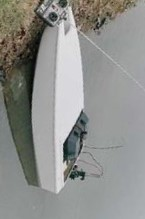
#> input picture 实验12 _SIFT/2.jpg, 145 x 219 px
$ python Match.py
#> lines starting #> are read from the running program, lines starting #| are printed output that depends on the picture; after the words box and inside, x2 and y2 are one past the last pixel; in counts of white or black regions, pixels touching at a corner belong together
### 实验12 _SIFT/code.py
import cv2
import numpy as np


def getGrad(img0):
    img = cv2.GaussianBlur(img0, ksize=(7, 7), sigmaX=1.03) * 1.0
    cannyKerX = np.array([[-3, -10, -3],
                          [0, 0, 0],
                          [3, 10, 3]])
    cannyKerY = np.array([[-3, 0, 3],
                          [-10, 0, 10],
                          [-3, 0, 3]])
    grad_x = cv2.filter2D(img, ddepth=-1, kernel=cannyKerX, anchor=(-1, -1)) / 16
    grad_y = cv2.filter2D(img, ddepth=-1, kernel=cannyKerY, anchor=(-1, -1)) / 16
    grad_norm = np.power(np.add(np.power(grad_x, 2), np.power(grad_y, 2)), 0.5)
    grad_direct = np.arctan(np.divide(grad_y, np.add(grad_x, 0.000001)))
    M = grad_norm.shape[0]
    N = grad_norm.shape[1]
    for i in range(M):
        for j in range(N):
            if grad_x[i, j] < 0:
                grad_direct[i, j] = grad_direct[i, j] + np.pi
            if grad_direct[i, j] < 0:
                grad_direct[i, j] = grad_direct[i, j] + (np.pi * 2)
    tmpimg = np.array(img0)  # np.array Gouzao
    #cv2.imshow("grayImg", tmpimg)
    #cv2.waitKey(0)
    for i in range(0, M, 10):
        for j in range(0, N, 10):
            endx = i + int(np.cos(grad_direct[i, j]) * 5)
            endy = j + int(np.sin(grad_direct[i, j]) * 5)
            tmpimg = cv2.line(tmpimg, (j, i), (endy, endx), 255)  # Draw Direction
    #cv2.imshow("theGrad", tmpimg)
    #cv2.waitKey(0)
    return grad_norm, grad_direct


def subGraph(img, direct, x, y, main_direct):
    N = img.shape[0]
    M = img.shape[1]
    ret = np.zeros((16, 16))
    ret2 = np.zeros((16, 16))
    for i in range(-8, 8):
        for j in range(-8, 8):
            r = np.power((np.power(i, 2) + np.power(j, 2)), 0.5)
            theta = np.arctan(j * 1.0 / (i + 0.000001))
            if i < 0:
                theta += np.pi
            if theta < 0:
                theta += (np.pi * 2)
            theta += main_direct
            if theta > (np.pi * 2):
                theta -= (np.pi * 2)
            rx = x * 1.0 + r * np.cos(theta)
            ry = y * 1.0 + r * np.sin(theta)
            rx = min(int(np.rint(rx)), N - 1)
            rx = max(rx, 0)
            ry = min(int(np.rint(ry)), M - 1)
            ry = max(ry, 0)
            ret[i + 8, j + 8] = img[rx, ry]
            ret2[i + 8, j + 8] = direct[rx, ry] - main_direct
            if ret2[i + 8, j + 8] < 0:
                ret2[i + 8, j + 8] = ret2[i + 8, j + 8] + (np.pi * 2)
    return ret, ret2


def getKPandDES(img, MaxCorner):
    M = img.shape[0]
    N = img.shape[1]
    kp = cv2.goodFeaturesToTrack(img, maxCorners=MaxCorner,
                                 qualityLevel=0.03, minDistance=10)
    kp = kp.tolist()
    MaxCorner = len(kp)
    des = np.zeros((MaxCorner, 128))
    grad_norm, grad_direct = getGrad(img)
    main_direct_list = [0.0] * MaxCorner
    for ip in range(MaxCorner):
        p = kp[ip]
        y = int(p[0][0])
        x = int(p[0][1])
        if ((x - 8 < 1) or (x + 8 > M - 1)
                or (y - 8 < 1) or (y + 8 > N - 1)):
            continue
        sub_norm = np.array(grad_norm[x - 8:x + 8, y - 8:y + 8])
        sub_direct = np.array(grad_direct[x - 8:x + 8, y - 8:y + 8])
        main_direct_bin = np.zeros((1, 36))
        for i in range(16):
            for j in range(16):
                ind = int(sub_direct[i, j] * 18 / np.pi)
                main_direct_bin[0, ind] += sub_norm[i, j]
        main_direct = np.argmax(main_direct_bin) * (np.pi / 18) + (np.pi / 36)
        sub_norm, sub_direct = subGraph(img, grad_direct, x, y, main_direct)
        main_direct_list[ip] = main_direct
        deslist = [0.0] * 128
        for i in range(16):
            for j in range(16):
                ind = (((i // 4) * 4) + (j // 4)) * 8
                ind += int(sub_direct[i, j] * 4 / np.pi)
                deslist[ind] += sub_norm[i, j]
        des[ip, :] = np.reshape(np.array(deslist), (1, 128))
    img_tmp = np.array(img)
    for ip in range(MaxCorner):
        begy = int(kp[ip][0][0])
        begx = int(kp[ip][0][1])
        endy = begy + int(30 * np.sin(main_direct_list[ip]))
        endx = begx + int(30 * np.cos(main_direct_list[ip]))
        img_tmp = cv2.line(img_tmp, (begy, begx), (endy, endx), 255, 2)
    #cv2.imshow("Direction", img_tmp)
    #cv2.waitKey(0)
    kplist = []
    for i in range(MaxCorner):
        x = kp[i][0][0]
        y = kp[i][0][1]
        kplist.append(cv2.KeyPoint(x, y, _size=grad_norm[int(y), int(x)]))
    return kplist, np.array(des, dtype=np.float32)


# [47 lines left out: functions getIMGpyramid, drawKPDES, not called in this run]

### 实验12 _SIFT/Match.py
import cv2
import numpy as np
from code import *
import os
import pickle as pk


def countMatchNumber(kp1, des1, data):
    res = 0
    KPDESlist = data["KPDESlist"]
    for i in range(len(KPDESlist)):
        des2 = KPDESlist[i]["des"]
        shape2 = KPDESlist[i]["gsize"]
        bf = cv2.BFMatcher()
        matches = bf.knnMatch(des1, des2, k=2)
        nice_match = []
        for m, n in matches:
            if m.distance < 0.75 * n.distance:
                nice_match.append([m])
        if len(nice_match) > res:
            res = len(nice_match)
    print("Matched Points:", res)
    return res


def showBestMatch(img_target, kp1, des1, dataID):
    f = open(dataID, "rb")
    data = pk.load(f)
    f.close()
    img_data = data["img"]
    imgName = data["filename"]
    print()
    print("Match Best: '{0}' ".format(imgName))
    KPDESlist = data["KPDESlist"]
    maxNum = 0
    maxID = 0
    bf = cv2.BFMatcher()
    for i in range(len(KPDESlist)):
        des2 = KPDESlist[i]["des"]
        shape2 = KPDESlist[i]["gsize"]
        matches = bf.knnMatch(des1, des2, k=2)
        nice_match = []
        for m, n in matches:
            if m.distance < 0.8 * n.distance:
                nice_match.append([m])
        if len(nice_match) > maxNum:
            maxNum = len(nice_match)
            maxID = i
    drawKPDES(img_target, kp1, des1, img_data, KPDESlist[maxID])


if __name__ == "__main__":
    tofind = "2.jpg"
    img_target_color = cv2.imread(tofind, cv2.IMREAD_COLOR)
#> img_target_color is the input picture: shape (219, 145, 3); mean B, G, R 139.9, 143.1, 142.2
    img_target = cv2.imread(tofind, cv2.IMREAD_GRAYSCALE)
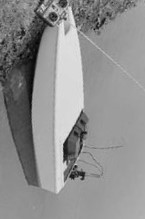
#> img_target: shape (219, 145); min 0, max 243, mean 142.5
    kp1, des1 = getKPandDES(img_target, 200)
#> in getKPandDES, `kp = cv2.goodFeaturesToTrack(img, maxCorners=MaxCorner, qualityLevel=0..`: kp = 53 rows, first 8: [65, 161], [81, 177], [65, 19], [76, 166], [82, 111], [86, 132], [70, 176], [44, 16]
#> in getKPandDES, `kp = kp.tolist()`: kp = 53 items
#> in getKPandDES, `MaxCorner = len(kp)`: MaxCorner = 53
#> in getGrad, `grad_y = cv2.filter2D(img, ddepth=-1, kernel=cannyKerY, anchor=(-1, -1..`:
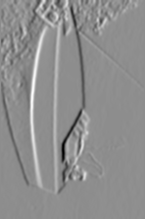
#> grad_y: shape (219, 145) float64; min -113.2, max 90.44, mean 0.6; drawn with min black and max white
#> in getGrad, `grad_norm = np.power(np.add(np.power(grad_x, 2), np.power(grad_y, 2)),..`:
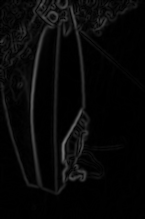
#> grad_norm: shape (219, 145) float64; min 0, max 115.1, mean 8.2
#> after the loop in getGrad, `for i in range(M):`:
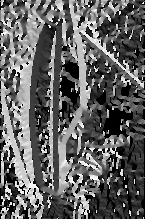
#> grad_direct: shape (219, 145) float64; min 0, max 6.28, mean 2.43; drawn with min black and max white
#> after the loop in getGrad, `for i in range(0, M, 10):`:
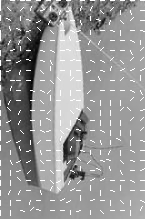
#> tmpimg: shape (219, 145); 5.2% of pixels changed, all inside (x1, y1, x2, y2) = (0, 0, 145, 216)
#> in getKPandDES, `main_direct_list = [0.0] * MaxCorner`: main_direct_list = 53 values from 0 to 0
#> the loop in getKPandDES, `for ip in range(MaxCorner):` made 53 passes
#> (y, x) on passes 1 to 12: (65, 161), (81, 177), (65, 19), (76, 166), (82, 111), (86, 132), (70, 176), (44, 16), (43, 5), (53, 8), (20, 38), (94, 29)
#> after the loop in getKPandDES, `for ip in range(MaxCorner):`: main_direct_list = 53 values, max 5.15 at index 45, min 0 at index 8, mean 2.43
#> the loop in getKPandDES, `for ip in range(MaxCorner):` made 53 passes
#> (begy, begx, endy, endx) on passes 1 to 12: (65, 161, 36, 163), (81, 177, 88, 205), (65, 19, 37, 26), (76, 166, 78, 137), (82, 111, 55, 99), (86, 132, 114, 139), (70, 176, 46, 159), (44, 16, 61, -8), (43, 5, 43, 35), (53, 8, 53, 38), (20, 38, -8, 31), (94, 29, 115, 50)
#> pass 1, in getKPandDES, `img_tmp = cv2.line(img_tmp, (begy, begx), (endy, endx), 255, 2)`:
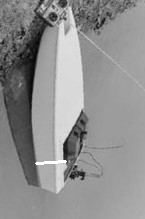
#> img_tmp: shape (219, 145); 0.29% of pixels changed, all inside (x1, y1, x2, y2) = (35, 160, 67, 165)
#> after the loop in getKPandDES, `for ip in range(MaxCorner):`:
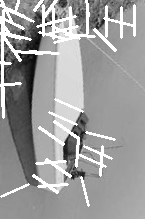
#> img_tmp: shape (219, 145); min 0, max 255, mean 156.4
#> the loop in getKPandDES, `for i in range(MaxCorner):` made 1 pass
#> after the loop in getKPandDES, `for i in range(MaxCorner):`: kplist = []
#> (the run stopped early here; a loop or call above may not have finished)

$ run again, with 实验12 _SIFT/1.jpg copied over 实验12 _SIFT/2.jpg
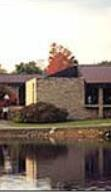
#> input picture 实验12 _SIFT/1.jpg, 111 x 192 px
#> img_target_color is the input picture: shape (192, 111, 3); mean B, G, R 128, 137.1, 149.2
#> in getKPandDES, `kp = cv2.goodFeaturesToTrack(img, maxCorners=MaxCorner, qualityLevel=0..`: kp = 54 rows, first 8: [73, 57], [6, 96], [27, 104], [4, 110], [50, 52], [17, 66], [34, 79], [107, 134]
#> in getKPandDES, `kp = kp.tolist()`: kp = 54 items
#> MaxCorner = 54
#> after the loop in getGrad, `for i in range(0, M, 10):`:
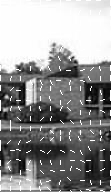
#> tmpimg: shape (192, 111); min 1, max 255, mean 145.5
#> in getKPandDES, `main_direct_list = [0.0] * MaxCorner`: main_direct_list = 54 values from 0 to 0
#> the loop in getKPandDES, `for ip in range(MaxCorner):` made 54 passes
#> after the loop in getKPandDES, `for ip in range(MaxCorner):`: main_direct_list = 54 values, max 6.2 at index 47, min 0 at index 1, mean 2.1
#> the loop in getKPandDES, `for ip in range(MaxCorner):` made 54 passes
#> (begy, begx, endy, endx) on passes 1 to 8: (73, 57, 90, 33), (6, 96, 6, 126), (27, 104, 56, 102), (4, 110, 4, 140), (50, 52, 23, 40), (17, 66, 5, 39), (34, 79, 46, 106), (107, 134, 107, 164)
#> after the loop in getKPandDES, `for ip in range(MaxCorner):`:
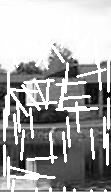
#> img_tmp: shape (192, 111); min 1, max 255, mean 165.5
#> the loop in getKPandDES, `for i in range(MaxCorner):` made 1 pass
#> after the loop in getKPandDES, `for i in range(MaxCorner):`: kplist = []

$ run again, with 实验12 _SIFT/3.jpg copied over 实验12 _SIFT/2.jpg
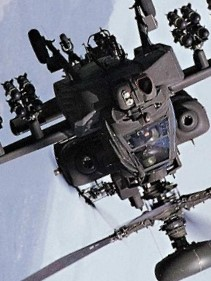
#> input picture 实验12 _SIFT/3.jpg, 211 x 281 px
#> img_target_color is the input picture: shape (281, 211, 3); mean B, G, R 135.4, 125.9, 122.7
#> in getKPandDES, `kp = cv2.goodFeaturesToTrack(img, maxCorners=MaxCorner, qualityLevel=0..`: kp = 154 rows, first 8: [111, 181], [136, 182], [170, 25], [50, 56], [155, 198], [178, 42], [184, 31], [189, 4]
#> in getKPandDES, `kp = kp.tolist()`: kp = 154 items
#> MaxCorner = 154
#> after the loop in getGrad, `for i in range(0, M, 10):`:
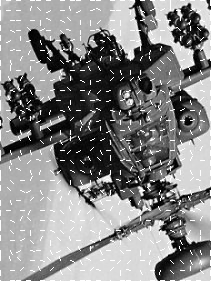
#> tmpimg: shape (281, 211); min 0, max 255, mean 131.9
#> in getKPandDES, `main_direct_list = [0.0] * MaxCorner`: main_direct_list = 154 values from 0 to 0
#> the loop in getKPandDES, `for ip in range(MaxCorner):` made 154 passes
#> after the loop in getKPandDES, `for ip in range(MaxCorner):`: main_direct_list = 154 values, max 6.02 at index 32, min 0 at index 7, mean 2.61
#> the loop in getKPandDES, `for ip in range(MaxCorner):` made 154 passes
#> (begy, begx, endy, endx) on passes 1 to 3: (111, 181, 123, 208), (136, 182, 143, 210), (170, 25, 142, 32)
#> after the loop in getKPandDES, `for ip in range(MaxCorner):`:
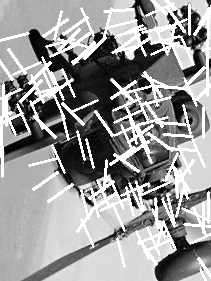
#> img_tmp: shape (281, 211); min 0, max 255, mean 150.9
#> the loop in getKPandDES, `for i in range(MaxCorner):` made 1 pass
#> after the loop in getKPandDES, `for i in range(MaxCorner):`: kplist = []
